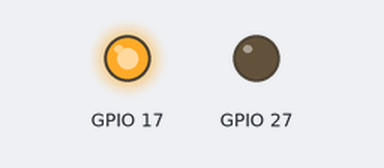
A program run on a simulated Raspberry Pi (BCM pin numbers). On the bench: output pins drawn as LEDs (lit = HIGH). What the program prints to the terminal is not drawn. At 5.2 s the program stops and its outputs stay as they are.

Above: at 0.1 s.
At 1.1 s:
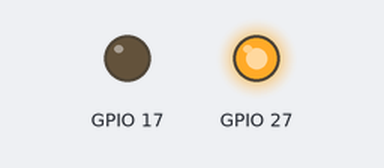
At 2.1 s:
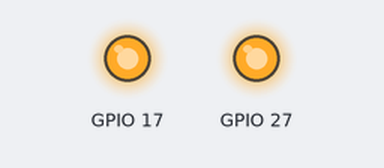
At 3.1 s:
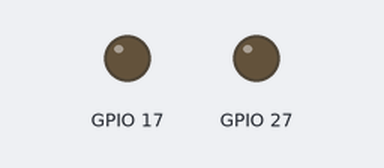
Timing chart, 0 to 4.6 s (numbered marks = the images above):
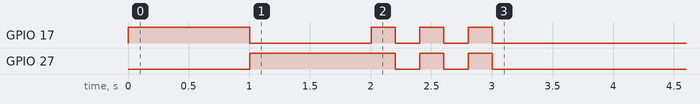

The program:

led_test.py
```python
"""
raspberry_pi/led_test.py — wiring sanity check for the green/red LEDs.

Cycles through four states so you can confirm each LED works independently:
  1. GREEN on  (authentic indicator)
  2. RED on    (tamper indicator)
  3. BOTH on   (error blink indicator)
  4. ALL off

Run from the project root (with the venv active):
    python3 raspberry_pi/led_test.py

On non-Pi hardware the mock path is taken automatically and the states
are printed to stderr, so this is safe to run during development too.

Exit codes:
    0  — completed normally
    1  — unexpected exception
"""

import sys
import time
from pathlib import Path

# Allow running as `python3 raspberry_pi/led_test.py` from project root
sys.path.insert(0, str(Path(__file__).resolve().parent.parent))

from raspberry_pi.gpio_led import HARDWARE_AVAILABLE, GREEN_PIN, RED_PIN, LedIndicator


_HOLD = 1.0  # seconds per state — long enough to see / photograph


def _print_state(label: str) -> None:
    print(f"[led_test] {label}")


def main() -> None:
    print("[led_test] Starting LED wiring test")
    print(f"[led_test] Hardware GPIO available : {HARDWARE_AVAILABLE}")
    if HARDWARE_AVAILABLE:
        print(f"[led_test] GREEN pin : BCM {GREEN_PIN}")
        print(f"[led_test] RED pin   : BCM {RED_PIN}")
    else:
        print("[led_test] Running in mock mode — states printed to stderr")

    with LedIndicator() as led:
        # ── State 1: GREEN ───────────────────────────────────────────
        _print_state("State 1/4 — GREEN on (authentic)")
        led.set_status(authentic=True)
        time.sleep(_HOLD)

        # ── State 2: RED ─────────────────────────────────────────────
        _print_state("State 2/4 — RED on (tampered)")
        led.set_status(authentic=False)
        time.sleep(_HOLD)

        # ── State 3: BOTH (error blink) ───────────────────────────────
        _print_state("State 3/4 — BOTH blinking (error state, 3 flashes)")
        led.blink_error(times=3)
        time.sleep(_HOLD)

        # ── State 4: ALL off (via cleanup in __exit__) ────────────────
        _print_state("State 4/4 — ALL off (cleanup)")
        # cleanup() is called automatically on __exit__; reset manually
        # here so the "off" state is visually distinct before exit.
        if HARDWARE_AVAILABLE and led._setup_done:
            import RPi.GPIO as _GPIO  # type: ignore
            _GPIO.output(led.green_pin, _GPIO.LOW)
            _GPIO.output(led.red_pin, _GPIO.LOW)
        time.sleep(_HOLD)

    print("[led_test] Done. If LEDs did not respond, check:")
    print("  • Wiring: GPIO17 → 330Ω → GREEN anode → GND")
    print("  •         GPIO27 → 330Ω → RED   anode → GND")
    print("  • GPIO group membership: groups | grep gpio")
    print("  • GPIO library installed: python3 -c \"import RPi.GPIO\"")


if __name__ == "__main__":
    try:
        main()
    except Exception as exc:
        print(f"[led_test] FAILED: {exc}", file=sys.stderr)
        sys.exit(1)
```

gpio_led.py
```python
"""
Green / red LED status indicator, driven from Raspberry Pi GPIO pins.

The Pi does not implement any new cryptography — it just reflects the
verification verdict computed by verify_document() as a physical signal:
GREEN = authentic, RED = tampered/suspicious.

This module auto-detects whether RPi.GPIO is actually available (i.e.
whether it's running on real Raspberry Pi hardware). If not — for example
while developing/testing on a laptop — it falls back to a console "mock"
that prints the LED state instead of raising an import error, so the rest
of the terminal logic can be developed and unit tested off-device.

Optional buzzer support (Step 7):
    Set BUZZER_PIN to a BCM GPIO number, e.g. 23, to enable a passive or
    active buzzer on that pin.  Leave BUZZER_PIN = None to disable (default).
    When enabled:
      • set_status(authentic=False) fires a short double-beep on tamper.
      • blink_error() fires a triple-beep alongside the LED blinks.
    All buzzer code is fully guarded — if BUZZER_PIN is None the behaviour
    is identical to the original, so gui_verify.py and web_verify.py are
    unaffected.
"""

import sys
import time

GREEN_PIN  = 17   # BCM numbering — change to match your wiring
RED_PIN    = 27   # BCM numbering
BUZZER_PIN = None # Set to a BCM pin number (e.g. 23) to enable buzzer
                  # Leave as None to keep original LED-only behaviour.

try:
    import RPi.GPIO as GPIO  # type: ignore

    HARDWARE_AVAILABLE = True
except (ImportError, RuntimeError):
    GPIO = None
    HARDWARE_AVAILABLE = False


class LedIndicator:
    """Usage:
        with LedIndicator() as led:
            led.set_status(authentic=True)

    To enable the buzzer, pass a BCM pin number:
        with LedIndicator(buzzer_pin=23) as led:
            led.set_status(authentic=False)  # beeps on tamper
    """

    def __init__(self, green_pin=GREEN_PIN, red_pin=RED_PIN, buzzer_pin=BUZZER_PIN):
        self.green_pin  = green_pin
        self.red_pin    = red_pin
        self.buzzer_pin = buzzer_pin
        self._setup_done = False

        if HARDWARE_AVAILABLE:
            GPIO.setmode(GPIO.BCM)
            GPIO.setwarnings(False)

            GPIO.setup(self.green_pin,  GPIO.OUT)
            GPIO.setup(self.red_pin,    GPIO.OUT)
            GPIO.output(self.green_pin, GPIO.LOW)
            GPIO.output(self.red_pin,   GPIO.LOW)

            if self.buzzer_pin is not None:
                GPIO.setup(self.buzzer_pin, GPIO.OUT)
                GPIO.output(self.buzzer_pin, GPIO.LOW)

            self._setup_done = True

    # ──────────────────────────────────────────────────────────────────
    # Internal helpers
    # ──────────────────────────────────────────────────────────────────

    def _buzz(self, pattern: list[float]) -> None:
        """Drive the buzzer with a list of (on_secs, off_secs) tuples.
        No-op if buzzer_pin is None or hardware is not available."""
        if not HARDWARE_AVAILABLE or not self._setup_done or self.buzzer_pin is None:
            return
        for on_t, off_t in pattern:
            GPIO.output(self.buzzer_pin, GPIO.HIGH)
            time.sleep(on_t)
            GPIO.output(self.buzzer_pin, GPIO.LOW)
            if off_t > 0:
                time.sleep(off_t)

    def _mock_buzz(self, label: str) -> None:
        """Mock-mode buzzer — prints to stderr like the mock LED."""
        if self.buzzer_pin is not None:
            print(f"[mock BUZZ] {label}", file=sys.stderr)

    # ──────────────────────────────────────────────────────────────────
    # Public API
    # ──────────────────────────────────────────────────────────────────

    def set_status(self, authentic: bool) -> None:
        """Set LEDs (and optionally beep on tamper)."""
        if HARDWARE_AVAILABLE and self._setup_done:
            GPIO.output(self.green_pin, GPIO.HIGH if authentic else GPIO.LOW)
            GPIO.output(self.red_pin,   GPIO.LOW  if authentic else GPIO.HIGH)
            if not authentic:
                # Short double-beep: beep-beep to signal tamper
                self._buzz([(0.15, 0.1), (0.15, 0.0)])
        else:
            label = "GREEN (AUTHENTIC)" if authentic else "RED (TAMPERED)"
            print(f"[mock LED] {label}", file=sys.stderr)
            if not authentic:
                self._mock_buzz("double-beep (tamper)")

    def blink_error(self, times: int = 3) -> None:
        """Both LEDs flash together — used for a hard failure (e.g. file
        or manifest missing) rather than a tamper verdict.
        Also fires a triple-beep when a buzzer pin is configured."""
        for _ in range(times):
            if HARDWARE_AVAILABLE and self._setup_done:
                GPIO.output(self.green_pin, GPIO.HIGH)
                GPIO.output(self.red_pin,   GPIO.HIGH)
                if self.buzzer_pin is not None:
                    GPIO.output(self.buzzer_pin, GPIO.HIGH)
                time.sleep(0.2)
                GPIO.output(self.green_pin, GPIO.LOW)
                GPIO.output(self.red_pin,   GPIO.LOW)
                if self.buzzer_pin is not None:
                    GPIO.output(self.buzzer_pin, GPIO.LOW)
                time.sleep(0.2)
            else:
                print("[mock LED] BOTH BLINKING (error)", file=sys.stderr)
                if self.buzzer_pin is not None:
                    print("[mock BUZZ] beep (error)", file=sys.stderr)
                time.sleep(0.1)

    def cleanup(self) -> None:
        if HARDWARE_AVAILABLE and self._setup_done:
            GPIO.output(self.green_pin, GPIO.LOW)
            GPIO.output(self.red_pin,   GPIO.LOW)
            pins = [self.green_pin, self.red_pin]
            if self.buzzer_pin is not None:
                GPIO.output(self.buzzer_pin, GPIO.LOW)
                pins.append(self.buzzer_pin)
            GPIO.cleanup(pins)

    def __enter__(self):
        return self

    def __exit__(self, exc_type, exc_val, exc_tb):
        self.cleanup()
```

Measured:
- by itself, GPIO 17: LOW → HIGH at 0.00 s, → LOW 1.0 s later, → HIGH 1.0 s later, → LOW 0.20 s later, … (8 changes in this stretch)
- by itself, GPIO 27: repeats every 0.40 s: LOW 0.20 s, HIGH 0.20 s, until it stays LOW from 3.0 s
